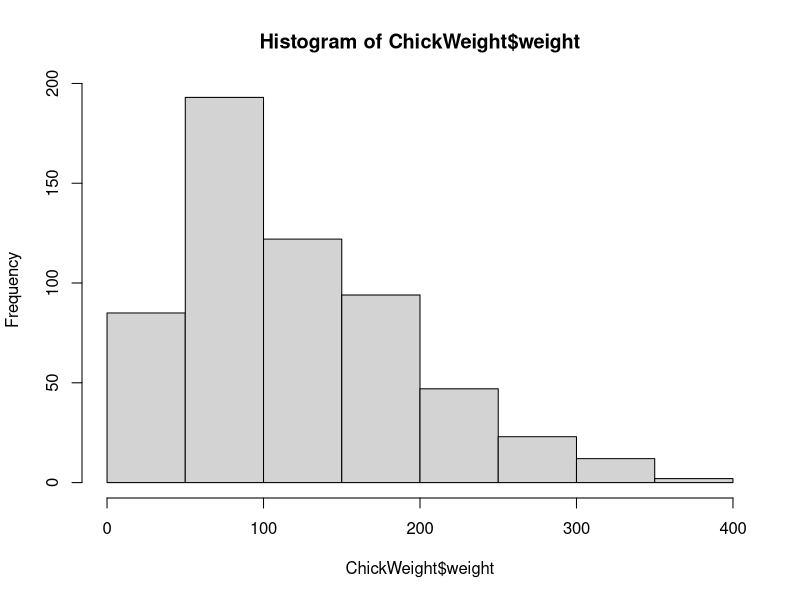
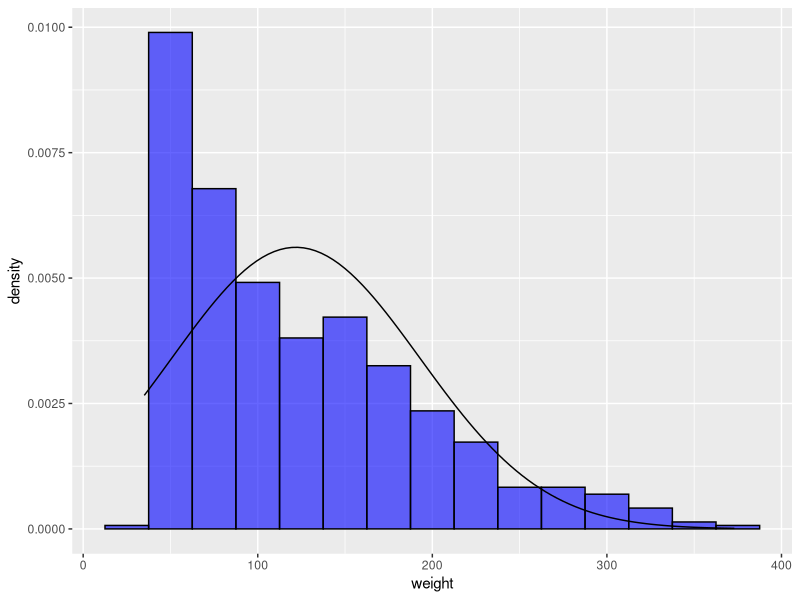
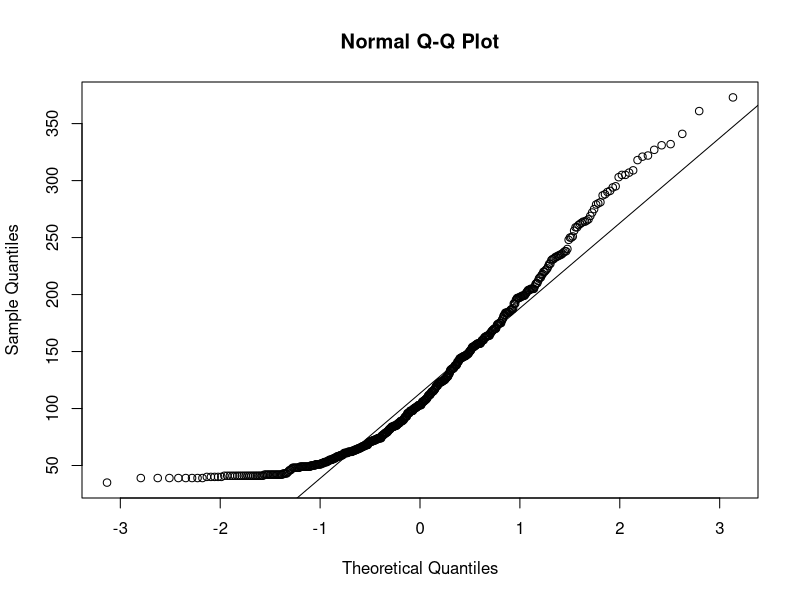
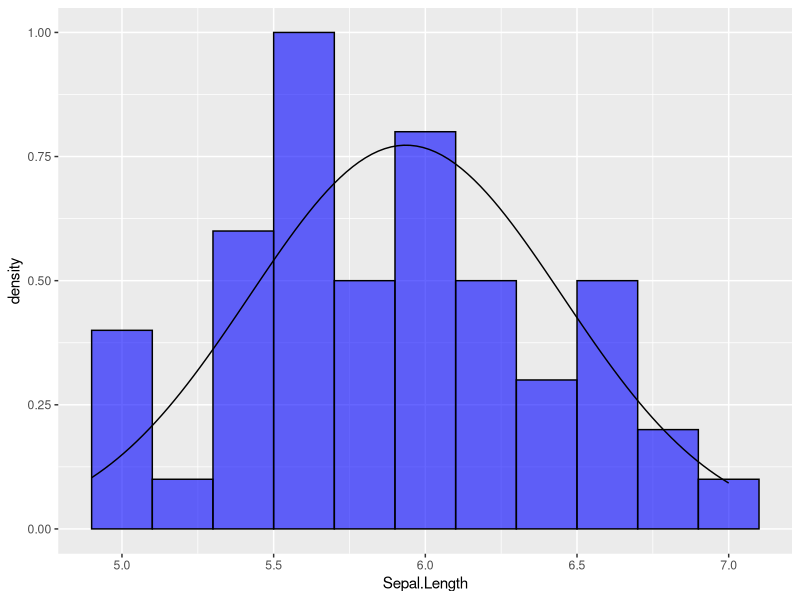
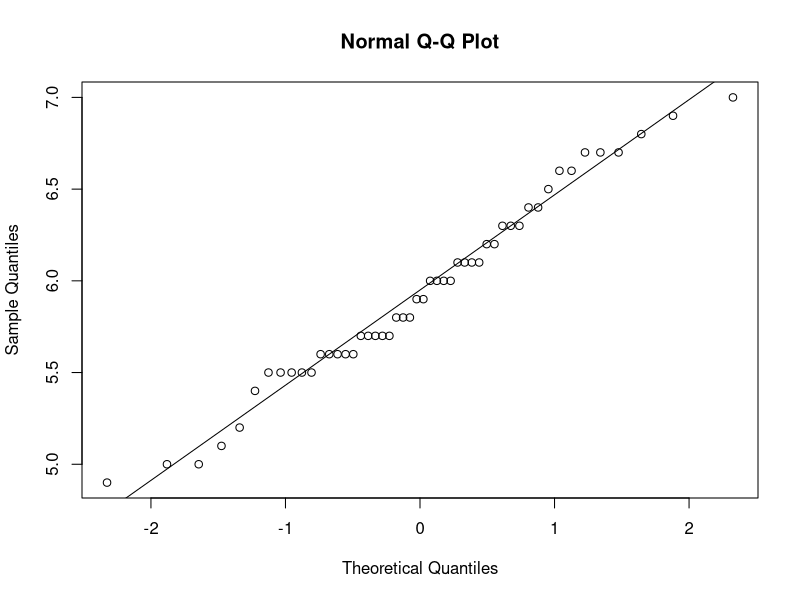
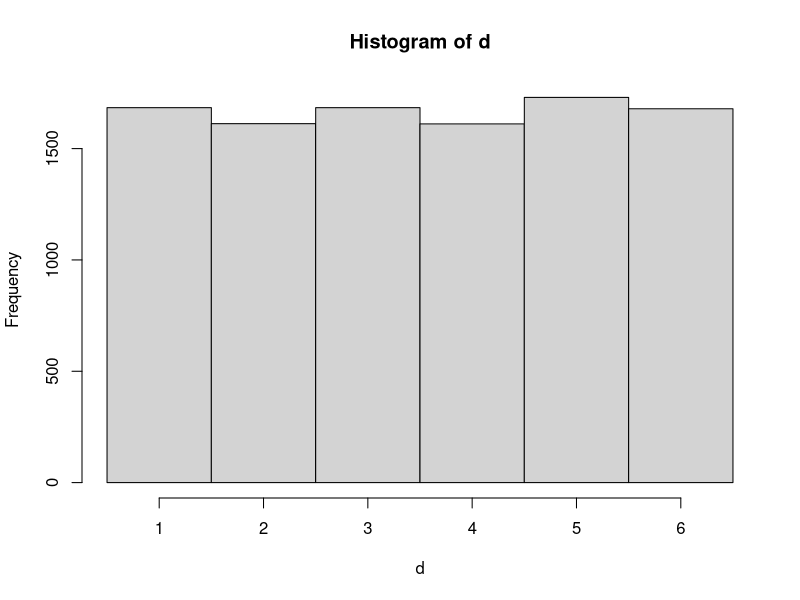
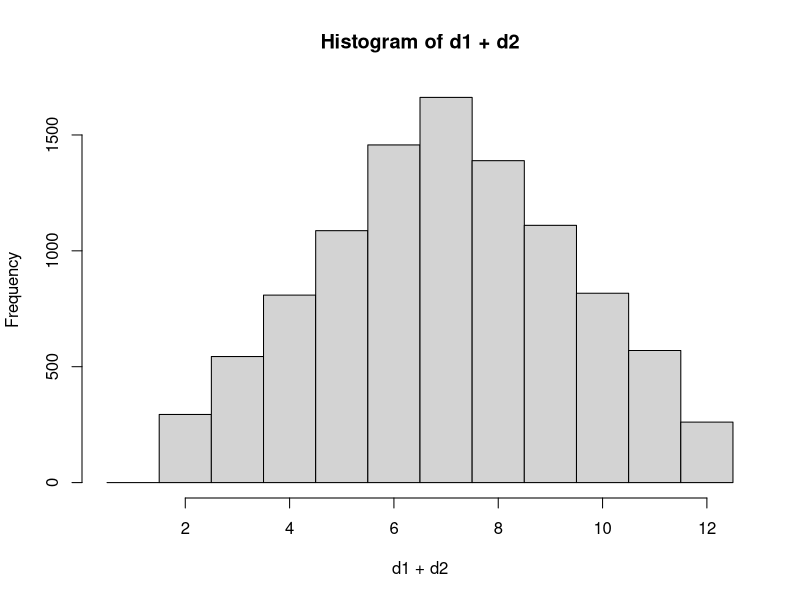
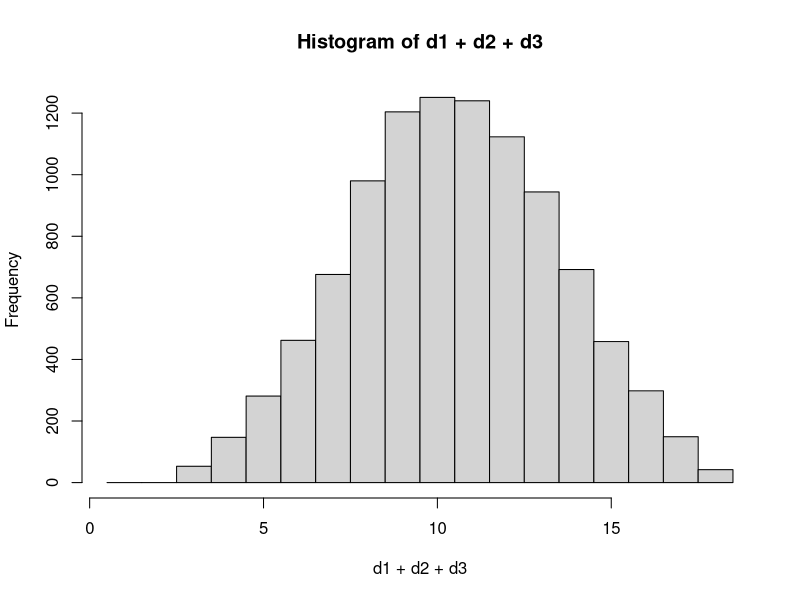

Write R code to recreate these figures, in order.
############  Normal Distribution, Binomial Dist, & Sampling ################

## Examining Normal Distributions

# Let's look at chicken weights in the built in data set ChickWeights

hist(ChickWeight$weight)

# Does it look normal?

# Overlay a normal distribution:
library(tidyverse)

ggplot(ChickWeight, aes(x = weight)) +
  geom_histogram(aes(y = ..density..), 
            fill = "blue",
            colour = "black", 
            alpha = 0.6, 
            binwidth = 25) + 
  stat_function(fun = dnorm,
                args = c(mean(ChickWeight$weight), sd(ChickWeight$weight)))

# Create a Normal-Probability Plot

qqnorm(ChickWeight$weight)
qqline(ChickWeight$weight)

# Another example: The famous "iris" data set

iris %>%
  filter(Species == "versicolor") %>%
  select(Sepal.Length) %>%
  unlist() %>%
  mean() -> SL.mean

iris %>%
  filter(Species == "versicolor") %>%
  select(Sepal.Length) %>%
  unlist() %>%
  sd() -> SL.sd

iris %>%
  filter(Species == "versicolor") %>%
ggplot(aes(x = Sepal.Length)) +
  geom_histogram(aes(y = ..density..), 
                 fill = "blue",
                 colour = "black", 
                 alpha = 0.6,
                 binwidth = 0.2) + 
  stat_function(fun = dnorm,
                args = c(SL.mean, SL.sd))

iris %>%
  filter(Species == "versicolor") %>%
  select(Sepal.Length) %>%
  unlist() %>%
  qqnorm()

iris %>%
  filter(Species == "versicolor") %>%
  select(Sepal.Length) %>%
  unlist() %>%
  qqline() 

## Roll a dice 10000 times
d <- sample(1:6,10000,replace = TRUE)
hist(d, breaks = c(1:7-0.5))

## Roll two dice and add them, 10000 times

d1 <- sample(1:6, 10000, replace = TRUE)
d2 <- sample(1:6, 10000, replace = TRUE)

hist(d1+d2, breaks = c(1:13-0.5))

## Roll 3 dice and add them, 10000 times

d1 <- sample(1:6, 10000, replace = TRUE)
d2 <- sample(1:6, 10000, replace = TRUE)
d3 <- sample(1:6, 10000, replace = TRUE)


hist(d1+d2+d3, breaks = c(1:19-0.5))


## Roll N dice?

N = 5
t = 10000
rolling_sum <- rep(0,t)

for(i in 1:N){
  rolling_sum <- rolling_sum + sample(1:6, t, replace = TRUE)
}

ggplot(as.data.frame(rolling_sum), aes(x = rolling_sum)) + 
  geom_histogram(fill = "blue", 
                 colour = "black", 
                 alpha = 0.6,
                 binwidth = 1)

## Exercise: repeat for 10 dice, 100 dice. Bonus: What about a 20 sided die?


## Simulating Measurement Errors
## Making measurements are complicated. Assume a single measurement has
## many sources of error. Also assume each of these errors is random,
## uniformly distributed over some interval.

N = 5
t = 10000
error_sum <- NULL

for(j in 1:t){
  error_sum <- c(error_sum, sum(runif(N, min=-1,max=1)))
}
hist(error_sum)

###### Working with the Normal distrubtion in R

# Get a random sample from a normal distribution

n <- rnorm(30, mean = 50, sd = 10)
hist(n)

n <- rnorm(100)  # no mean or sd --> Standard Normal, mean = 0, sd = 1

# What's proportion of test takers score below 1200
# on the SAT (mean = 1500, sd = 300)

pnorm(1200, mean = 1500, sd = 300)

# Alternatively

z_score <- (1200-1500)/300

pnorm(z_score)  # z-scores are standard normal

# Above 2000?

pnorm(2000, mean = 1500, sd = 300, lower.tail = FALSE)

# What score is needed to be in the 90% percentile?

qnorm(0.9, mean = 1500, sd = 300)


## Binomial Distributions & The Normal Approximation

# Coin Flip: probability of success, p = 0.5

# Sanity check: What's the probability of getting 1 head out of 1 flips?
dbinom(x = 1, size = 1, prob = 0.5)   # x: # of success, size: # of trials, prob: # prob of success

# What's the probability of getting 5 heads out of 10 flips
dbinom(x = 5, size = 10, prob = 0.5)

# Exercise: What's the probability of getting 10 heads out of 20?
#           50 out of 100?
#           500 out of 1000?

# What's the probabiity of getting between 4 & 6 heads out of 10 (inclusive)?

sum(dbinom(4:6, size=10, prob = 0.5))

# Excercise: What's the probabiity of getting between 40 & 60 heads out of 100 (inclusive)?
#            What's the probabiity of getting between 400 & 600 heads out of 1000 (inclusive)?

# Basketball: Zion Williamson is 68% shooter (p = 0.68). 
# If Zion takes 23 shots in a game, what is the probability 
#    he makes 12 or fewer basekts?

#Using dbinom
sum(dbinom(0:12, size = 23, prob = 0.68))

#Using pbinom
pbinom(12, size = 23, prob = 0.68)

# In 70% of the games, you'd expect him to score at least how many basekts?

qbinom(0.7, 23, lower.tail = FALSE, 0.68)

## Let's generate a sample of games
rbinom(1,23,0.68)

## Let's simulate 1000 games:
zion <- rbinom(1000,23,0.68)
hist(zion)


### Binomial Distribution vs. Normal Distribution

## 70% of the dogs in the TSA program have floppy ears. If we randomly sample
## 75 dogs, what's the probability that our sample has between 45 and 55 (inclusive)
## dogs with floppy ears?

sum(dbinom(45:55,75,0.7))

## OR

pbinom(55,75,0.7)-pbinom(44,75,0.7)  #Note the 44. Why?

## Normal Approx
m = 0.7*75
std = sqrt(75*0.7*0.3)

pnorm(55, m, std) - pnorm(45, m, std)

## Notice it's not so good...
## With the correction:

pnorm(55+0.5, m, std) - pnorm(45-.5, m, std)

N <- rnorm(10000, m, std)
B <- rbinom(10000, 75, 0.7)

NormVBin <- data.frame(distr = rep(c("Norm","Binom"),each = 10000), val = c(N,B))

ggplot(NormVBin, aes(x = val)) + 
  facet_wrap(~distr) +
  geom_histogram(binwidth = 1)

ggplot(NormVBin, aes(x = val, color = distr)) + 
  geom_freqpoly(binwidth = 1)




######  How do samples compare to the population: For a proportion  ######

## We'll let R store the population in the background and sample from it

## let's say the Ture Proportion P = 0.65. Let's sample of size n from that population.

P <- 0.65
n <- 25

samp <- sample(c(1,0),n,c(P,1-P), replace = TRUE)

mean(samp)

# Let's repeat this lots of times and see what we get

samp_props <- NULL

for(i in 1:10000){
  temp_samp <- sample(c(1,0),n,c(P,1-P), replace = TRUE)
  
  samp_props <- c(samp_props,mean(temp_samp))
  
}

mean(samp_props)
sd(samp_props)

ggplot(as.data.frame(samp_props),aes(x=samp_props))+
  geom_histogram(binwidth = 0.05, # binwidth specifies the width of each bin, while bins specifies the # of bins
                 col="blue", 
                 fill="green", 
                 alpha = .2) + 
  labs(title="Sampling Distribution for a Proportion. Red Line Indicates the True Proportion", x="Sample Proportion", y="Count") +
  geom_vline(xintercept = P, color = "red")

# Exercise: repeat this for larger samples. (Note that you may want to change the bin width.) 
# What do you notice?


# Let's do this a function so we can easily repeat.

propSamplingDist <- function(true_p, N, trials){
  samp_props <- NULL
  
  for(i in 1:trials){
    temp_samp <- sample(c(1,0),N,c(true_p,1-true_p), replace = TRUE)
    
    samp_props <- c(samp_props,mean(temp_samp))
    
  }
  
  print(paste("Mean proportion for all sammples:",mean(samp_props)))
  print(paste("Standard Deviation for the proportions for all sammples:",sd(samp_props)))
  
  ggplot(as.data.frame(samp_props),aes(x=samp_props))+
    geom_histogram(bins=20,
                   col = "blue",
                   fill = "green",
                   alpha = 0.2) +
    labs(title = "Sampling Distribution for a Proportion. Red Line Indicates the True Proportion", x="Sample Proportion", y="Count") +
    geom_vline(xintercept = true_p, color = "red")
  }
  
  